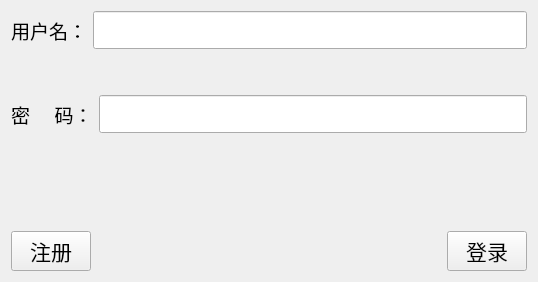
<?xml version="1.0" encoding="UTF-8"?>
<ui version="4.0">
 <class>Client</class>
 <widget class="QWidget" name="Client">
  <property name="geometry">
   <rect>
    <x>0</x>
    <y>0</y>
    <width>538</width>
    <height>282</height>
   </rect>
  </property>
  <property name="font">
   <font>
    <family>Agency FB</family>
    <pointsize>16</pointsize>
   </font>
  </property>
  <property name="windowTitle">
   <string>Client</string>
  </property>
  <layout class="QHBoxLayout" name="horizontalLayout_4">
   <item>
    <layout class="QVBoxLayout" name="verticalLayout_2">
     <item>
      <layout class="QVBoxLayout" name="verticalLayout">
       <item>
        <layout class="QHBoxLayout" name="horizontalLayout">
         <item>
          <widget class="QLabel" name="label">
           <property name="font">
            <font>
             <family>Agency FB</family>
             <pointsize>14</pointsize>
            </font>
           </property>
           <property name="text">
            <string>用户名：</string>
           </property>
          </widget>
         </item>
         <item>
          <widget class="QLineEdit" name="userNameLE"/>
         </item>
        </layout>
       </item>
       <item>
        <spacer name="verticalSpacer">
         <property name="orientation">
          <enum>Qt::Vertical</enum>
         </property>
         <property name="sizeHint" stdset="0">
          <size>
           <width>20</width>
           <height>40</height>
          </size>
         </property>
        </spacer>
       </item>
       <item>
        <layout class="QHBoxLayout" name="horizontalLayout_2">
         <item>
          <widget class="QLabel" name="label_2">
           <property name="font">
            <font>
             <family>Agency FB</family>
             <pointsize>14</pointsize>
            </font>
           </property>
           <property name="text">
            <string>密     码：</string>
           </property>
          </widget>
         </item>
         <item>
          <widget class="QLineEdit" name="pwdLE">
           <property name="echoMode">
            <enum>QLineEdit::Password</enum>
           </property>
          </widget>
         </item>
        </layout>
       </item>
      </layout>
     </item>
     <item>
      <spacer name="verticalSpacer_2">
       <property name="orientation">
        <enum>Qt::Vertical</enum>
       </property>
       <property name="sizeHint" stdset="0">
        <size>
         <width>20</width>
         <height>40</height>
        </size>
       </property>
      </spacer>
     </item>
     <item>
      <layout class="QHBoxLayout" name="horizontalLayout_3">
       <item>
        <widget class="QPushButton" name="registBtn">
         <property name="font">
          <font>
           <family>Agency FB</family>
           <pointsize>16</pointsize>
          </font>
         </property>
         <property name="text">
          <string>注册</string>
         </property>
        </widget>
       </item>
       <item>
        <spacer name="horizontalSpacer">
         <property name="orientation">
          <enum>Qt::Horizontal</enum>
         </property>
         <property name="sizeHint" stdset="0">
          <size>
           <width>108</width>
           <height>20</height>
          </size>
         </property>
        </spacer>
       </item>
       <item>
        <widget class="QPushButton" name="loginBtn">
         <property name="font">
          <font>
           <family>Agency FB</family>
           <pointsize>16</pointsize>
          </font>
         </property>
         <property name="text">
          <string>登录</string>
         </property>
        </widget>
       </item>
      </layout>
     </item>
    </layout>
   </item>
  </layout>
 </widget>
 <resources/>
 <connections/>
</ui>
